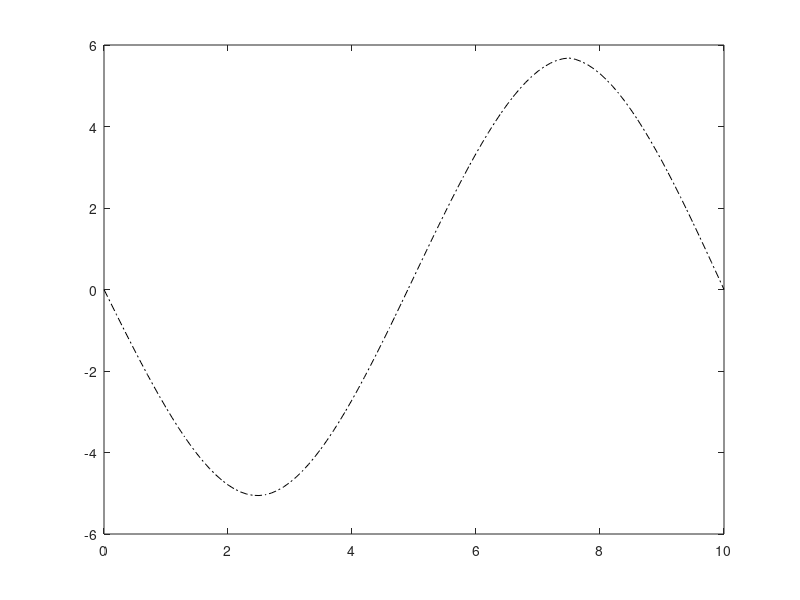

Recreate this plot in MATLAB.
function set1()
% Set 1 ----------------------------------------------
% Linear Systems
% Numerical solutions of Poisson's equation

% As discussed in class on 3/10-11, Solving the equation ultimately leaves
% us solving a linear system of the form Ax = b
% For this problem, solve this system instead on the line,
% which simplifies the equation to

% d2p(x)/d2x = r(x)

% Solve this equation for x in [0,10] with

dx = 0.1;
x = 0:dx:10;

% And subject to boundary condition:
r = @(x)( (x >= 0   && x <= 2.5).*x + ...
          (x >= 2.5 && x <= 7.5).*(5-x) + ...
          (x >= 7.5 && x <= 10 ).*(x-10) );

x_b = dx:dx:10-dx;

b = arrayfun(r,(x_b'))*(dx^2);

% This type of boundary condition, where the function value is
% specified on the boundary, is called a Dirichlet boundary condition.

% Recall, this generates a large system of equations
% at each point on the line of the form

% p_(x-1) - 2 * p_i + p_(i+1) = p_i ( del(x)^2

% Which is valid at each internal grid point.
% Building the Matrix A can be done in a fairly automated fashion
% with the 'diag function in MATLAB

A = diag(ones(1,98),1) + diag(-2*ones(1,99)) + diag(ones(1,98),-1);

p = A\b;

% Name your solution vector
Final1 = [0;p;0];

% and plot its value vs

plot (x, Final1,'-.k');

end
